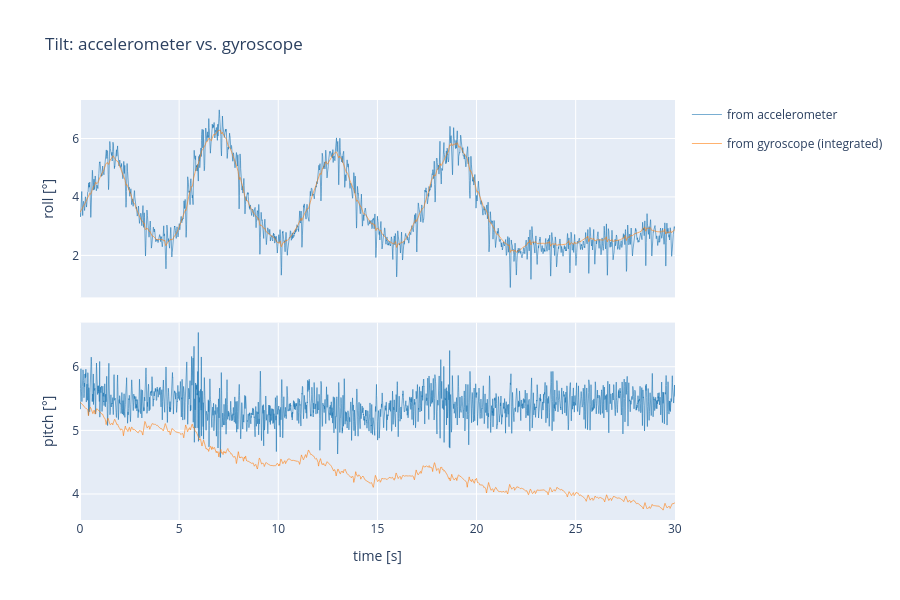

The notebook cell this image was saved under:
### Markdown cell above
## 6. Do both sensors agree? Tilt comparison
Two independent ways to get the phone's tilt:
- **Accelerometer**: direction of gravity → roll/pitch (noisy during motion, but no drift)
- **Gyroscope**: integrate angular rate over time (smooth, but drifts)

If both curves match, both sensors are consistent → trustworthy.
(Simple approximation, works best for moderate tilts.)

### Code cell
# Tilt from the accelerometer: angle of the gravity vector
ax_, ay_, az_ = acc.T
roll_acc = np.degrees(np.arctan2(ay_, az_))
pitch_acc = np.degrees(np.arctan2(-ax_, np.hypot(ay_, az_)))

# Tilt from the gyroscope: sum up angular rate * time step, starting at the accelerometer angle
dt_s = np.diff(t, prepend=t[0])
roll_gyr = roll_acc[0] + np.degrees(np.cumsum(gyr[:, 0] * dt_s))
pitch_gyr = pitch_acc[0] + np.degrees(np.cumsum(gyr[:, 1] * dt_s))

# Both curves should follow each other; a slowly growing gap = gyro drift
fig = make_subplots(rows=2, cols=1, shared_xaxes=True, vertical_spacing=0.06)
for row, (from_acc, from_gyr) in enumerate([(roll_acc, roll_gyr), (pitch_acc, pitch_gyr)], start=1):
    fig.add_trace(go.Scatter(x=t, y=from_acc, name="from accelerometer", legendgroup="acc", line_color="#1f77b4", showlegend=row == 1), row=row, col=1)
    fig.add_trace(go.Scatter(x=t, y=from_gyr, name="from gyroscope (integrated)", legendgroup="gyr", line_color="#ff7f0e", showlegend=row == 1), row=row, col=1)
fig.update_yaxes(title_text="roll [°]", row=1, col=1)
fig.update_yaxes(title_text="pitch [°]", row=2, col=1)
fig.update_xaxes(title_text="time [s]", row=2, col=1)
fig.update_layout(height=600, hovermode="x unified", title="Tilt: accelerometer vs. gyroscope")
fig.show()

### Figure 1 — Plotly figure (JSON) as saved in the notebook; plotly's stock layout.template omitted (floating-point values rounded to 4 significant figures; data arrays with more than 128 entries replaced by an {"elided": "..."} marker saying what was removed)
{"data": [{"legendgroup": "acc", "line": {"color": "#1f77b4"}, "name": "from accelerometer", "showlegend": true, "type": "scatter", "x": {"elided": "3750 float values"}, "xaxis": "x", "y": {"elided": "3750 float values"}, "yaxis": "y"}, {"legendgroup": "gyr", "line": {"color": "#ff7f0e"}, "name": "from gyroscope (integrated)", "showlegend": true, "type": "scatter", "x": {"elided": "3750 float values"}, "xaxis": "x", "y": {"elided": "3750 float values"}, "yaxis": "y"}, {"legendgroup": "acc", "line": {"color": "#1f77b4"}, "name": "from accelerometer", "showlegend": false, "type": "scatter", "x": {"elided": "3750 float values"}, "xaxis": "x2", "y": {"elided": "3750 float values"}, "yaxis": "y2"}, {"legendgroup": "gyr", "line": {"color": "#ff7f0e"}, "name": "from gyroscope (integrated)", "showlegend": false, "type": "scatter", "x": {"elided": "3750 float values"}, "xaxis": "x2", "y": {"elided": "3750 float values"}, "yaxis": "y2"}], "layout": {"height": 600, "hovermode": "x unified", "title": {"text": "Tilt: accelerometer vs. gyroscope"}, "xaxis": {"anchor": "y", "domain": [0, 1], "matches": "x2", "showticklabels": false}, "xaxis2": {"anchor": "y2", "domain": [0, 1], "title": {"text": "time [s]"}}, "yaxis": {"anchor": "x", "domain": [0.53, 1], "title": {"text": "roll [°]"}}, "yaxis2": {"anchor": "x2", "domain": [0, 0.47], "title": {"text": "pitch [°]"}}}}
